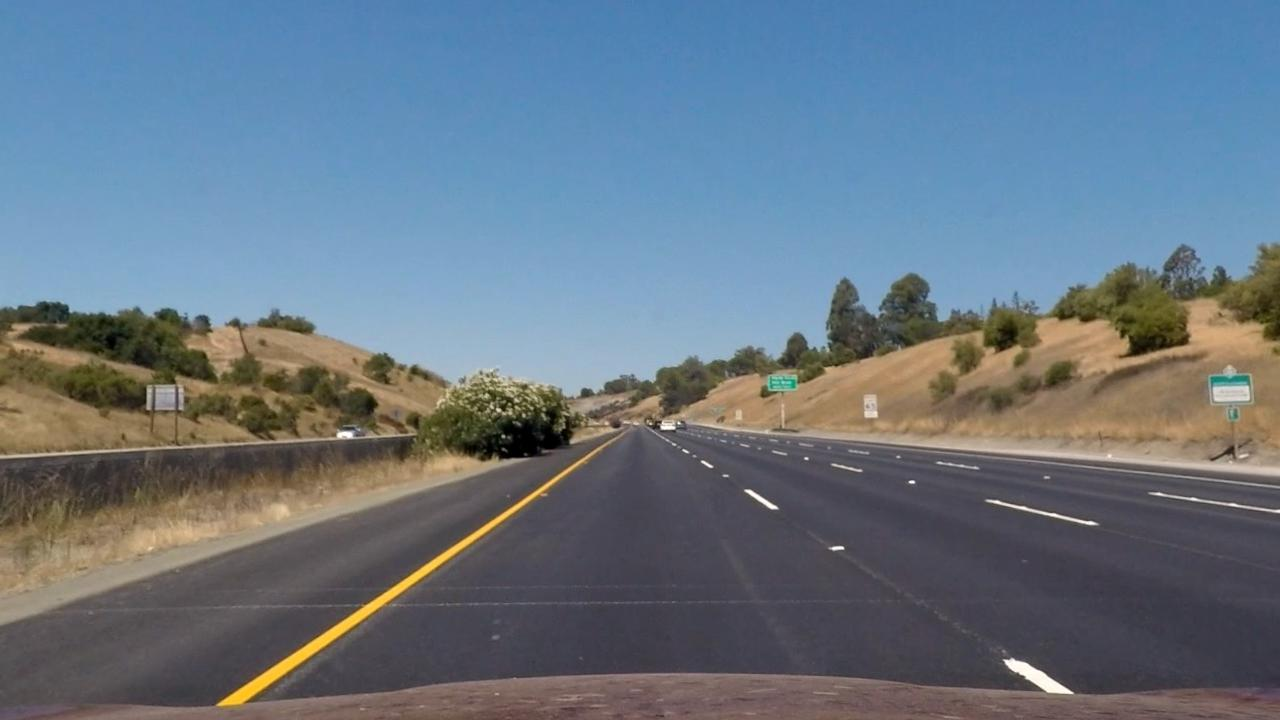
#> input picture examples/undistorted_image.jpg, 1280 x 720 px
$ jupyter execute --allow-errors advanced_lane_detection.ipynb   (shell and % lines are left out)   (older library calls are emulated)
#> lines starting #> are read from the running program, lines starting #| are printed output that depends on the picture; after the words box and inside, x2 and y2 are one past the last pixel; in counts of white or black regions, pixels touching at a corner belong together; long printed decimals are rounded
## Advanced Lane Finding Project

The goals / steps of this project are the following:

* Compute the camera calibration matrix and distortion coefficients given a set of chessboard images.
* Apply a distortion correction to raw images.
* Use color transforms, gradients, etc., to create a thresholded binary image.
* Apply a perspective transform to rectify binary image ("birds-eye view").
* Detect lane pixels and fit to find the lane boundary.
* Determine the curvature of the lane and vehicle position with respect to center.
* Warp the detected lane boundaries back onto the original image.
* Output visual display of the lane boundaries and numerical estimation of lane curvature and vehicle position.

---
## Import libraries

[cell 1]
#Adding required libraries
import numpy as np
import matplotlib.pyplot as plt
import matplotlib.image as plt_img
import cv2
import glob # To read all images inside a folder
import yaml
from matplotlib import rcParams
# figure size in inches optional
rcParams['figure.figsize'] = 20 ,10

[cell 2]
# [4 lines left out: function plot_output, not called in this run]

## Function implementation for Camera Calibration

[cell 3]
# Flag for debugging the output
DEBUG_ENABLED = 0
CALIBRATE = 1
# Write real world co-ordinates of the corners of the chess board.
objp = np.zeros(((9*6),3), np.float32)
objp[:,:2] = np.mgrid[0:9, 0:6].T.reshape(-1,2)

# Lists for holding objects points and their image coordinates
imgpoints = []
objpoints = []

# This function return Grayscale image
def grayscale(img):
    return cv2.cvtColor(img, cv2.COLOR_RGB2GRAY)

# This function draws corners of the chess board on the color input image
# [10 lines left out: function draw_chess_board_corners, not called in this run]

# This function calculates Camera matrix and Distortion coeffients
def calibrate_camera(images):
    for image in images:
        img = plt_img.imread(image)
        gray = grayscale(img)
        if(0):
            plt.imshow(gray, cmap ='gray')
            plt.title("Grayscale image")
            plt.show()

        # Find the chessboard corners
        ret, corners = cv2.findChessboardCorners(gray, (9,6),None)
        draw_chess_board_corners(ret, corners, img, objpoints, imgpoints)
    #Calibrate camera
    ret, mtx, dist, rvecs, tvecs = cv2.calibrateCamera(objpoints, imgpoints, gray.shape[::-1], None, None)
    # Returns Camera matrix (mtx) and Distortion coeffients (dist)
    return mtx, dist

# [25 lines left out: functions undistort_chessboard_images, undistort_images, draw_results, not called in this run]

## Run the following code to see the results of undistorted chessboard.

[cell 4]
# Read all images from a folder
images = glob.glob("camera_cal/*.jpg")

# Calibrate Camera
#> (the rest of this cell did not finish here and is left out)

## Function implementation for Binary image creation
Use color transforms, gradients, etc., to create a thresholded binary image.

[cell 5]
# Edit this function to create your own pipeline.
def binary_image_creation(img, sx_thresh=(20, 100), s_thresh=(170, 255)):
    img = np.copy(img)

    # Convert to HLS color space and separate the V channel
    hls = cv2.cvtColor(img, cv2.COLOR_RGB2HLS)
    l_channel = hls[:,:,1]
    s_channel = hls[:,:,2]

    # Sobel x
    sobelx = cv2.Sobel(l_channel, cv2.CV_64F, 1, 0) # Take the derivative in x
    abs_sobelx = np.absolute(sobelx) # Absolute x derivative to accentuate lines away from horizontal
    scaled_sobel = np.uint8(255*abs_sobelx/np.max(abs_sobelx))

    # Threshold x gradient
    sxbinary = np.zeros_like(scaled_sobel)
    sxbinary[(scaled_sobel >= sx_thresh[0]) & (scaled_sobel <= sx_thresh[1])] = 1

    # Threshold color channel
    s_binary = np.zeros_like(s_channel)
    s_binary[(s_channel >= s_thresh[0]) & (s_channel <= s_thresh[1])] = 1

    # Stack each channel
    #color_binary = np.dstack(( np.zeros_like(sxbinary), sxbinary, s_binary)) * 255
    # Combine the two binary thresholds
    combined_binary = np.zeros_like(sxbinary)
    combined_binary[(s_binary == 1) | (sxbinary == 1)] = 1
    return combined_binary

## TEST: binary_image_creation().

[cell 6]
undistorted_image = plt_img.imread("examples/undistorted_image.jpg")
#> undistorted_image is the input picture: shape (720, 1280, 3); mean R, G, B 103.6, 118.2, 131.7

# Binary image creation
binay_image = binary_image_creation(undistorted_image, sx_thresh=(20, 100), s_thresh=(170, 255))
#> in binary_image_creation, `hls = cv2.cvtColor(img, cv2.COLOR_RGB2HLS)`: hls: shape (720, 1280, 3); mean of channels 0, 1, 2 87.4, 117.5, 66.7
#> in binary_image_creation, `l_channel = hls[:,:,1]`:
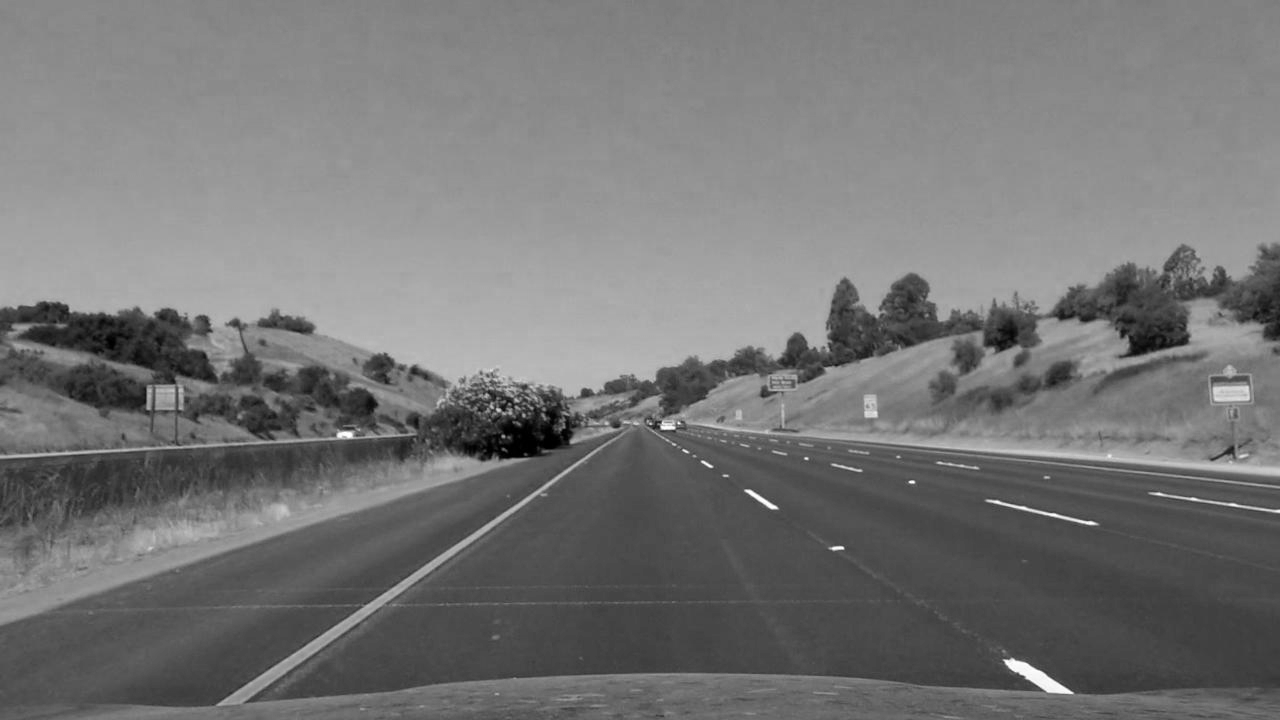
#> l_channel: shape (720, 1280); min 0, max 254, mean 117.5
#> in binary_image_creation, `s_channel = hls[:,:,2]`:
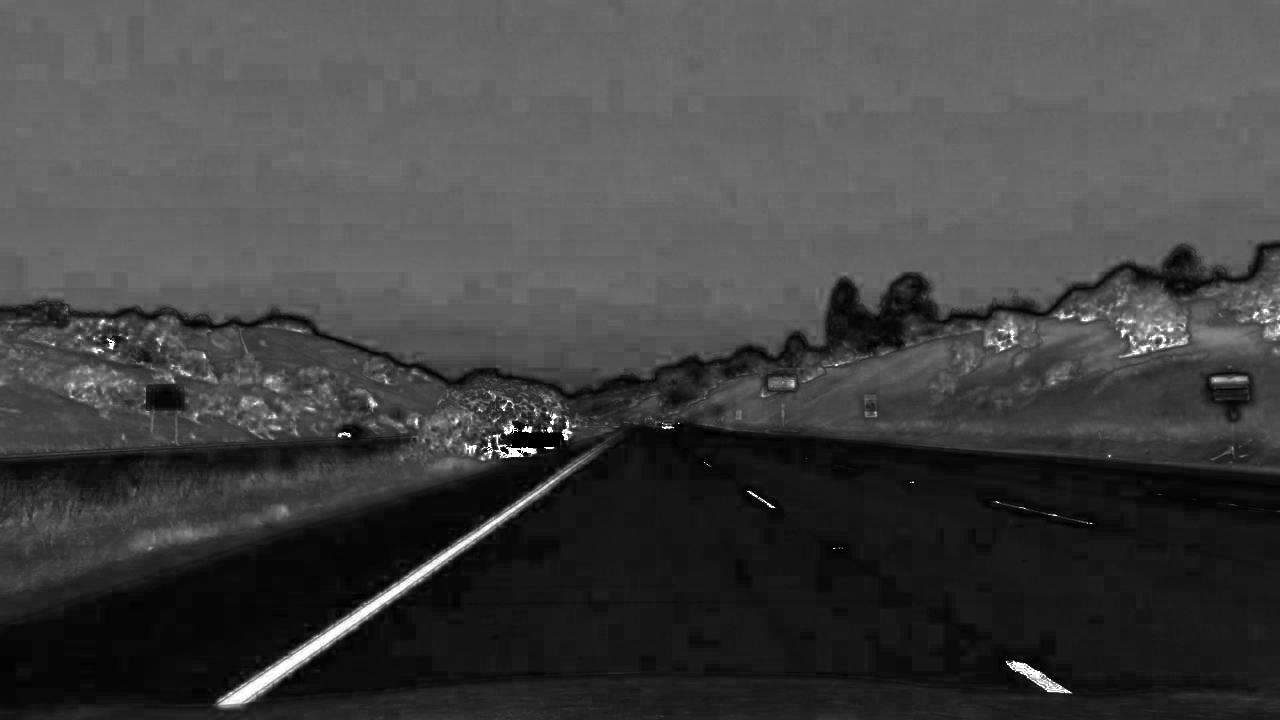
#> s_channel: shape (720, 1280); min 0, max 255, mean 66.7
#> in binary_image_creation, `sobelx = cv2.Sobel(l_channel, cv2.CV_64F, 1, 0)`:
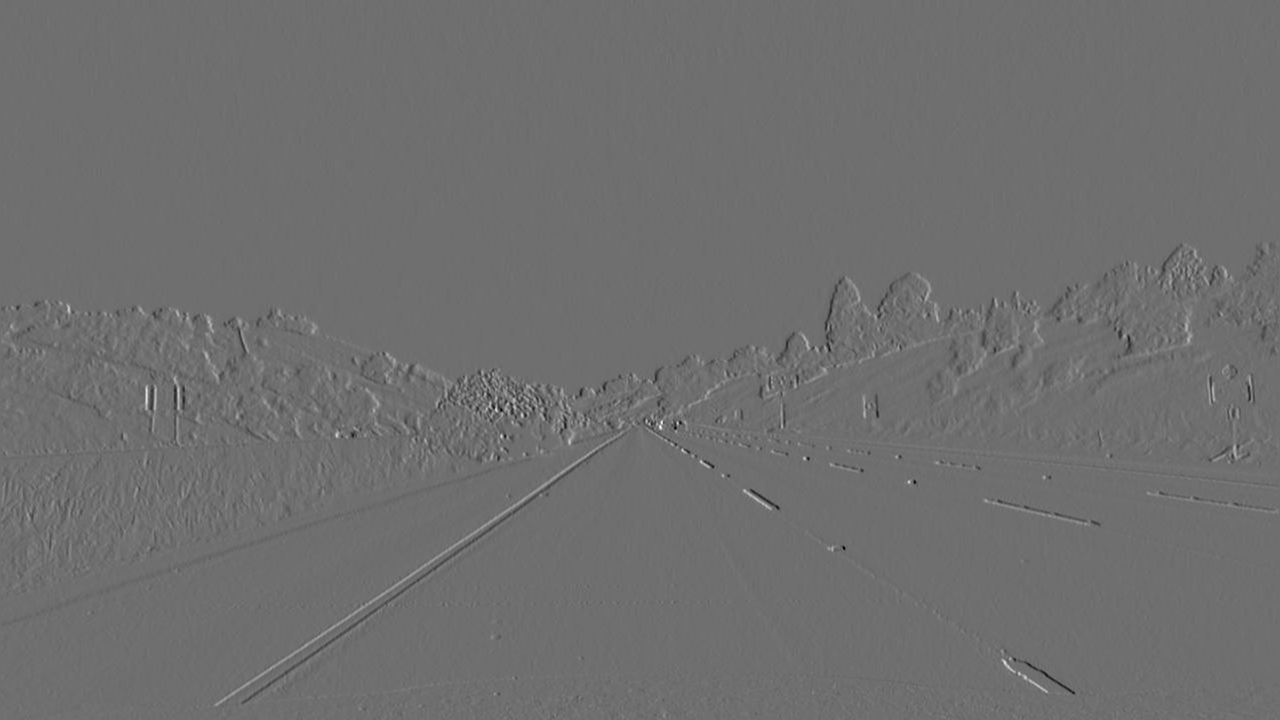
#> sobelx: shape (720, 1280) float64; min -508, max 656, mean -0.1; drawn with min black and max white
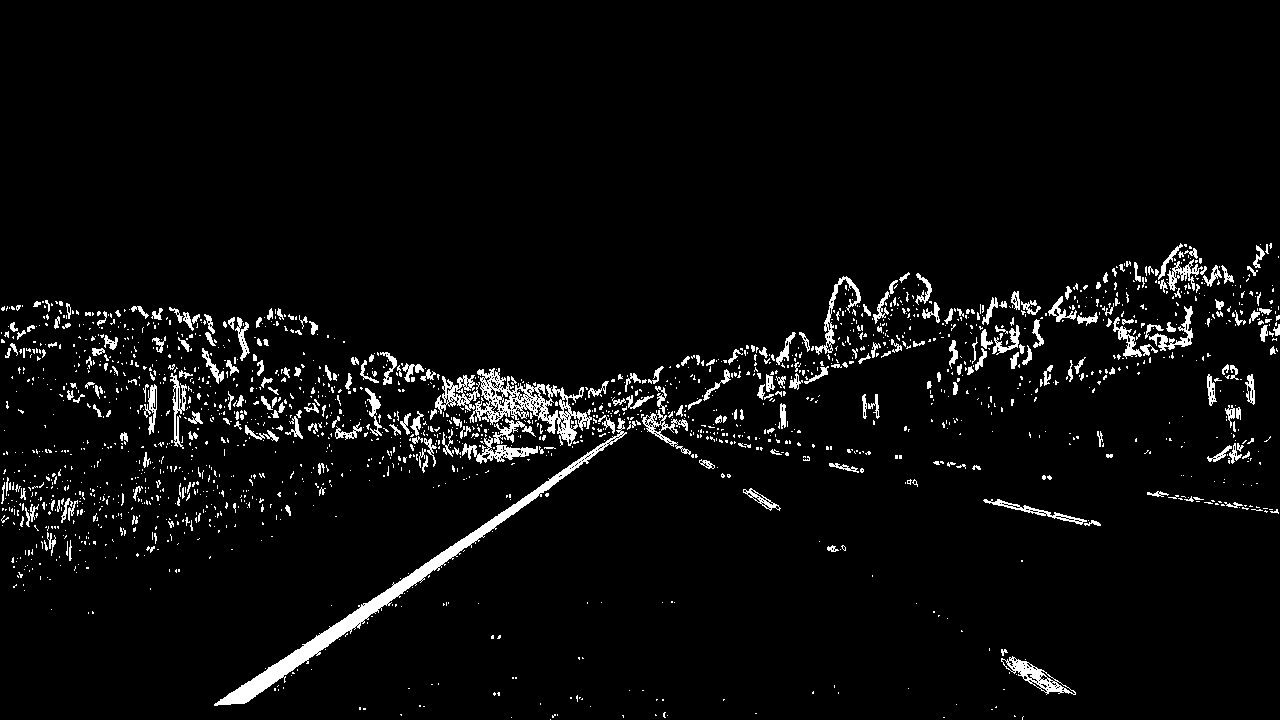
#> binay_image: shape (720, 1280); values 0 (black) and 1 (white), 4.2% white; 1936 white regions (1639 under 20 px), largest, box (x1, y1, x2, y2) and area: (214, 418, 627, 706) 5313, (469, 368, 592, 446) 2820, (1001, 656, 1076, 695) 778

# display images
fig, ax = plt.subplots(1,2)
ax[0].imshow(undistorted_image);
ax[1].imshow(binay_image);

## Function implementation for Perspective Transform ("birds-eye view").

#> (a cell that did not finish here is left out)

## TEST: perspective_transform() Bird-Eye View

[cell 8]
# Undistort Test Images
undistorted_image = plt_img.imread("examples/undistorted_image.jpg")

# Binary image creation
binay_image = binary_image_creation(undistorted_image, sx_thresh=(20, 100), s_thresh=(170, 255))

# Pixel points on the road in the input image
src = np.float32([[260, 670], [590, 450], [690, 450], [1041, 670]])

# Points where the input image is to be transformed
dst = np.float32([[260, 719], [260, 0], [1050, 0], [1050, 719]])

# # Perspective Transformation
#> (the rest of this cell did not finish here and is left out)

## Function implemenation for detecting lane pixels and fitting the lane boundary.

[cell 9]
# [119 lines left out: functions find_lane_pixels, fit_polynomial, not called in this run]

## TEST: fit_polynomial()

[cell 10]
# Undistort Test Images
undistorted_image = plt_img.imread("examples/undistorted_image.jpg")

# Binary image creation
binay_image = binary_image_creation(undistorted_image, sx_thresh=(20, 100), s_thresh=(170, 255))

# Pixel points on the road in the input image
src = np.float32([[260, 670], [590, 450], [690, 450], [1041, 670]])
# Points where the input image is to be transformed
dst = np.float32([[260, 719], [260, 0], [1050, 0], [1050, 719]])

# # Perspective Transformation
#> (the rest of this cell did not finish here and is left out)

## Function implementation for skipping the sliding windows step

[cell 11]
# [74 lines left out: functions fit_poly, search_around_poly, not called in this run]

## TEST: search_around_poly()

[cell 12]
# Undistort Test Images
undistorted_image = plt_img.imread("examples/undistorted_image.jpg")

# Binary image creation
binay_image = binary_image_creation(undistorted_image, sx_thresh=(20, 100), s_thresh=(170, 255))

# Pixel points on the road in the input image
src = np.float32([[260, 670], [590, 450], [690, 450], [1050, 670]])
# Points where the input image is to be transformed
dst = np.float32([[260, 719], [260, 0], [1050, 0], [1050, 719]])

# # Perspective Transformation
#> (the rest of this cell did not finish here and is left out)

## Function implementation for determining the curvature of the lane and vehicle position with respect to center.

Equation of a second order polynomial curve

\begin{equation*}
  f (y) = A y ^2 + By + C
\end{equation*}

Radius of Curvature
[Reference](https://www.intmath.com/applications-differentiation/8-radius-curvature.php)
\begin{equation*}
  R_{curve} = \frac{(1+( \frac{\partial y}{\partial x})^2)^3/2}{\frac {d^{2}y}{dx^{2}}}
\end{equation*}

Using the above formula for the equation of second order polynomial curve

\begin{equation*}
  R_{curve} = \frac{(1+(2Ay+B)^2)^3/2}{2A}
\end{equation*}

[cell 13]
def measure_curvature_pixels(ploty, left_fit, right_fit):
    '''
    Calculates the curvature of polynomial functions in pixels.
    '''
    # Define y-value where we want radius of curvature
    # We'll choose the maximum y-value, corresponding to the bottom of the image
    y_eval = np.max(ploty)

    # Calculation of R_curve (radius of curvature)
    left_curverad = ((1 + (2*left_fit[0]*y_eval + left_fit[1])**2)**1.5) / np.absolute(2*left_fit[0])
    right_curverad = ((1 + (2*right_fit[0]*y_eval + right_fit[1])**2)**1.5) / np.absolute(2*right_fit[0])


    return left_curverad, right_curverad

## TEST: measure_curvature_pixels()

[cell 14]
ploty = np.linspace(0, 719, num=720)# to cover same y-range as image
left_fit = [-5.79451128e-06, -3.29676456e-02,  3.08629541e+02]
right_fit = [-1.24089778e-04,  1.21733361e-01,  9.98608657e+02]
left_curverad, right_curverad = measure_curvature_pixels(ploty, left_fit, right_fit)
print("left_curverad = ", left_curverad)
print("right_curverad = ", right_curverad)

## Function implementation for determining the curvature of the lane in meters

[cell 15]
def measure_curvature_real(left_fit, right_fit, image_size):
    '''
    Calculates the curvature of polynomial functions in meters.
    '''
#> called with image_size = (720, 1280)
    ploty = np.linspace(0, 719, num=720)# to cover same y-range as image

    # Define conversions in x and y from pixels space to meters
    ym_per_pix = 30/720 # meters per pixel in y dimension
    xm_per_pix = 3.7/700 # meters per pixel in x dimension

    left_fitx = left_fit[0]*ploty**2 + left_fit[1]*ploty + left_fit[2]
    right_fitx = right_fit[0]*ploty**2 + right_fit[1]*ploty + right_fit[2]

    left_fit_cr = np.polyfit(ploty*ym_per_pix, left_fitx*xm_per_pix, 2)
    right_fit_cr = np.polyfit(ploty*ym_per_pix, right_fitx*xm_per_pix, 2)
    # Define y-value where we want radius of curvature
    # We'll choose the maximum y-value, corresponding to the bottom of the image
    y_eval = np.max(ploty)

    ##### TO-DO: Implement the calculation of R_curve (radius of curvature) #####
    left_curverad = ((1 + (2*left_fit_cr[0]*y_eval*ym_per_pix + left_fit_cr[1])**2)**1.5) / np.absolute(2*left_fit_cr[0])
    right_curverad = ((1 + (2*right_fit_cr[0]*y_eval*ym_per_pix + right_fit_cr[1])**2)**1.5) / np.absolute(2*right_fit_cr[0])

    # Average curvature
    avg_curvature = (left_curverad + right_curverad)/2

    # Vehicle Position
    bottom_y = undistorted_image.shape[0]
#> bottom_y = 720
    left_lane_x = left_fit[0]*bottom_y**2 + left_fit[1]*bottom_y + left_fit[2]
#> left_lane_x = 281.9
    right_lane_x = right_fit[0]*bottom_y**2 + right_fit[1]*bottom_y + right_fit[2]
#> right_lane_x = 1021.9

    # Find lane center in pixel unit
    lane_center = (left_lane_x + right_lane_x)/2.
#> lane_center = 651.9
    offset_pixel = image_size[1]/2 - lane_center
#> offset_pixel = -11.91
    lane_offset_center_meter = offset_pixel*xm_per_pix
#> lane_offset_center_meter = -0.0629

    return avg_curvature, lane_offset_center_meter

## TEST: measure_curvature_real()

[cell 16]
left_fit = [-5.79451128e-06, -3.29676456e-02,  3.08629541e+02]
right_fit = [-1.24089778e-04,  1.21733361e-01,  9.98608657e+02]
image_size = (720, 1280)
# Calculate the radius of curvature in meters for both lane lines
avg_curvature, lane_center_meter = measure_curvature_real(left_fit, right_fit, image_size)
#> avg_curvature = 14833.2; lane_center_meter = -0.0629

print(avg_curvature, 'm', lane_center_meter, 'm')
#| 14833.247 m -0.06295 m

$ run again, with examples/binay_image.png saved as examples/undistorted_image.jpg
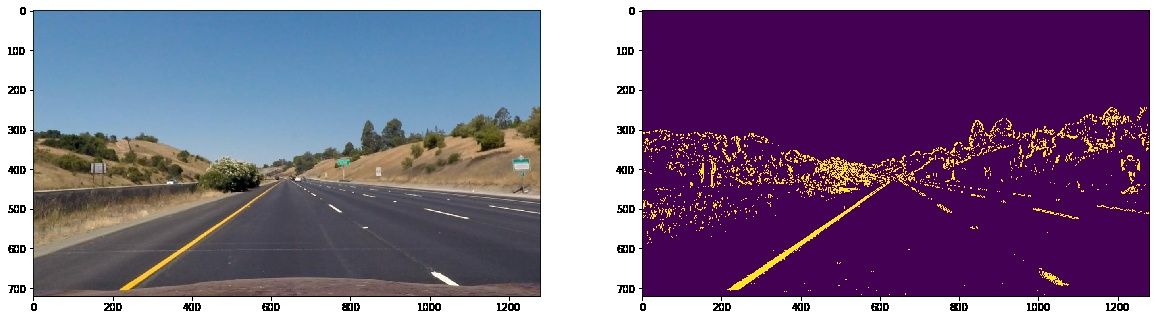
#> input picture examples/binay_image.png, 1156 x 320 px
#> undistorted_image is the input picture: shape (320, 1156, 3); mean R, G, B 122.1, 102.1, 135.1
#> hls: shape (320, 1156, 3); mean of channels 0, 1, 2 91.7, 116.7, 133.1
#> in binary_image_creation, `abs_sobelx = np.absolute(sobelx)`:
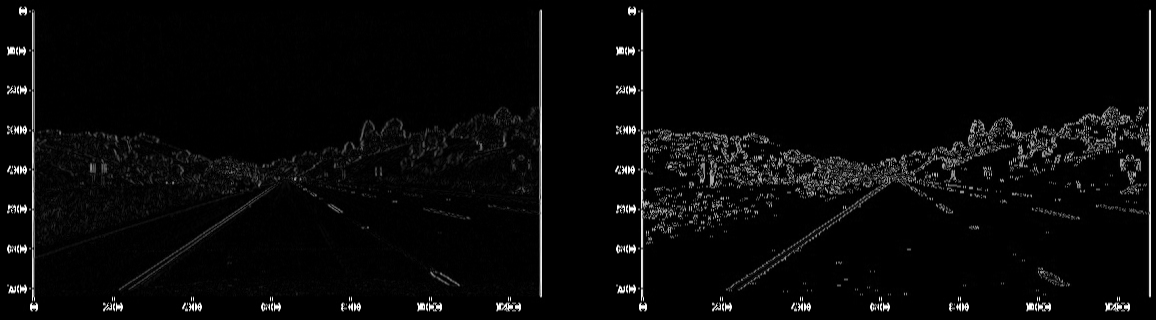
#> abs_sobelx: shape (320, 1156) float64; min 0, max 1020, mean 32.7; drawn with min black and max white
#> `binay_image = binary_image_creation(undistorted_image, sx_thresh=(20, ..`:
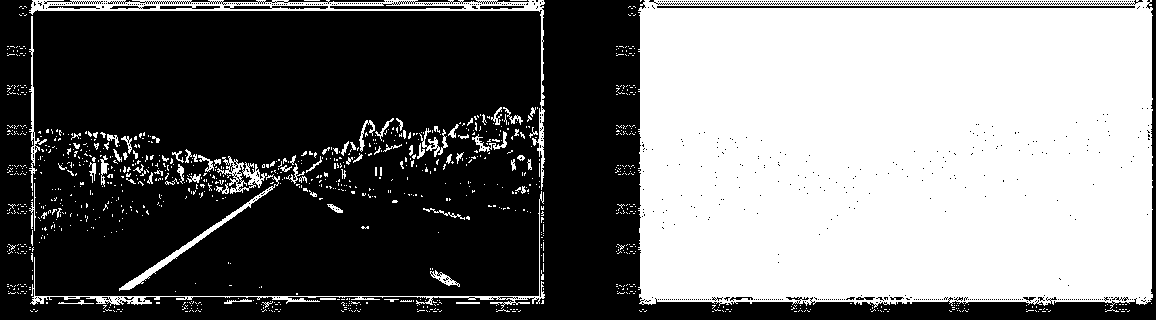
#> binay_image: shape (320, 1156); values 0 (black) and 1 (white), 45.2% white; 1084 white regions (998 under 20 px), largest, box (x1, y1, x2, y2) and area: (638, 0, 1153, 309) 152428, (29, 0, 545, 190) 4082, (30, 191, 545, 309) 1728
#| 14833.247 m -0.1119 m
